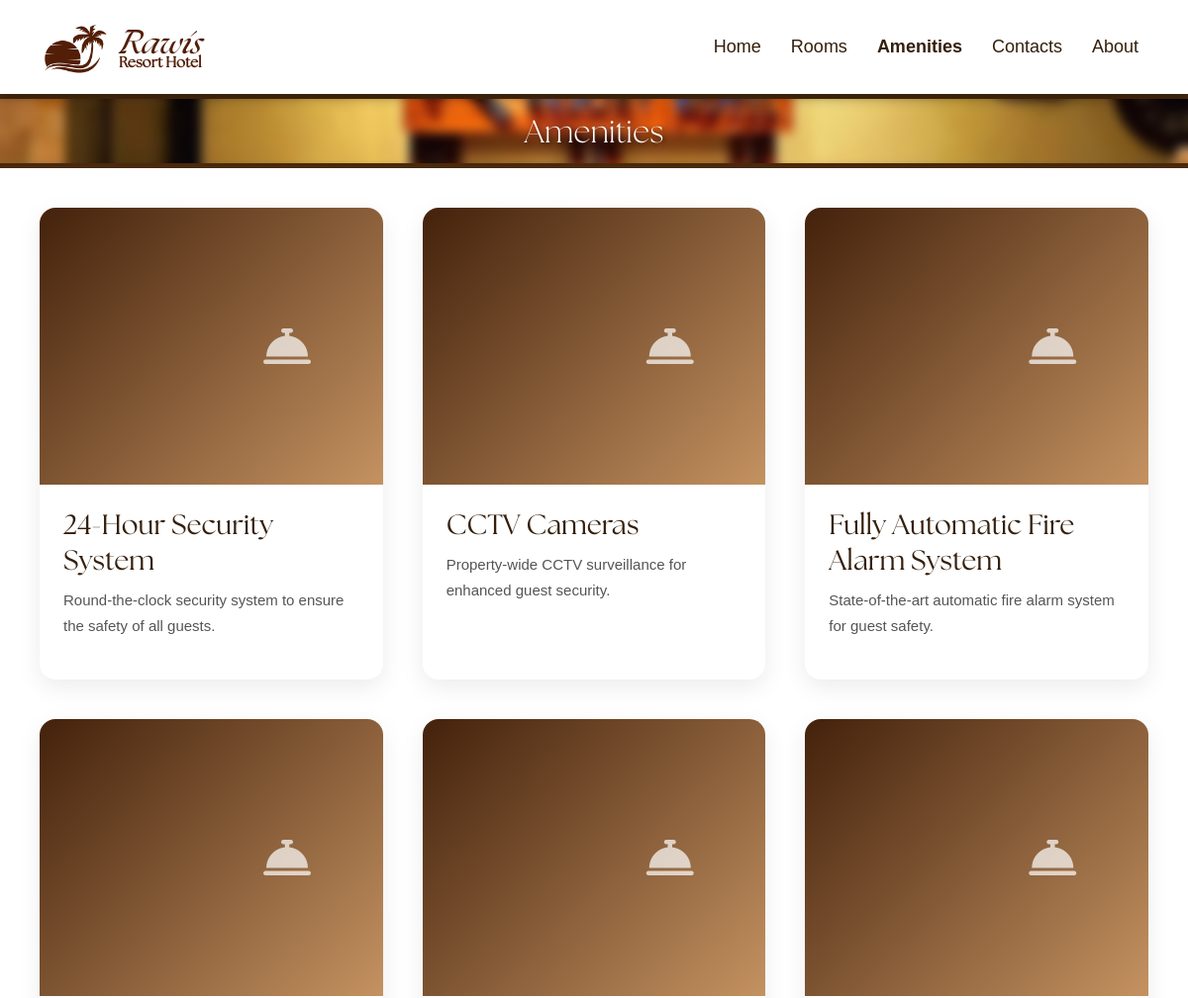
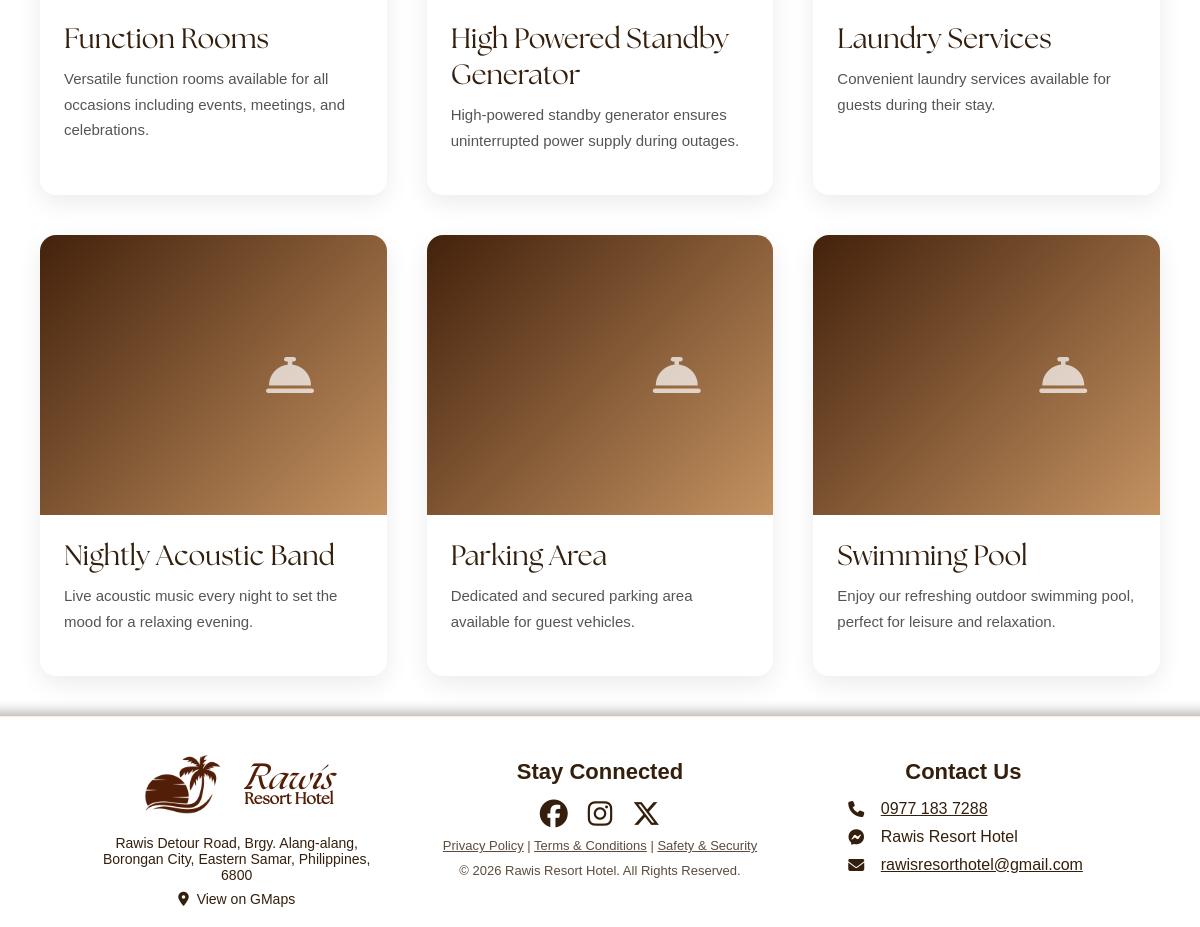
Screenshot of /amenities.php with the database file from the repository (2 pictures, top to bottom).
### tables this page shows
CREATE TABLE `amenities` (
  `amenity_id`     INT          NOT NULL AUTO_INCREMENT,
  `amenity_name`   VARCHAR(100) NOT NULL,
  `description`    TEXT         DEFAULT NULL,
  `image_path`     TEXT         DEFAULT NULL,
  `amenity_status` ENUM('Available','Unavailable') DEFAULT 'Available',
  `created_at`     TIMESTAMP    DEFAULT CURRENT_TIMESTAMP,
  PRIMARY KEY (`amenity_id`)
);

### amenities.php (the view, shortened to what this page needs)
<?php
require_once "php/config.php";
$sql = "SELECT * FROM amenities ORDER BY amenity_name ASC";
$result = $conn->query($sql);
?>
<!DOCTYPE html>
<html lang="en">
<head>
    <link rel="stylesheet" href="assets/css/base.css">
    <link rel="stylesheet" href="assets/css/header-footer.css">
    <link rel="stylesheet" href="https://cdnjs.cloudflare.com/ajax/libs/font-awesome/6.5.1/css/all.min.css">
</head>
<body class="customer-page">
    <?php require_once __DIR__ . '/php/header.php'; ?>
    <div class="page-header">
        <h1>Amenities</h1>
    </div>
    <div class="amenities-container">
        <?php if ($result->num_rows > 0): ?>
            <div class="amenities-grid">
                <?php while ($row = $result->fetch_assoc()): ?>
                    <div class="amenity-card">
                        <?php if (!empty($row['image_path'])): ?>
                            <img class="amenity-card-img"
                                 src="<?= htmlspecialchars($row['image_path']); ?>"
                                 alt="<?= htmlspecialchars($row['amenity_name']); ?>">
                        <?php else: ?>
                            <div class="amenity-card-img-placeholder">
                                <i class="fas fa-concierge-bell"></i>
                            </div>
                        <?php endif; ?>
                        <div class="amenity-card-body">
                            <h3 class="amenity-card-name"><?= htmlspecialchars($row['amenity_name']); ?></h3>
                            <p class="amenity-card-desc"><?= htmlspecialchars($row['description']); ?></p>
                        </div>
                    </div>
                <?php endwhile; ?>
            </div>
        <?php endif; ?>
    </div>
    <?php require_once __DIR__ . '/php/footer.php'; ?>
</body>
</html>

### assets/css/base.css (style rules this page uses)
html { overflow-x: hidden; --header-height: 95px; }
body { position: relative; margin: 0; min-height: 100vh; overflow-x: hidden; background-image: url('../rawis-bg2.svg'); background-size: cover; background-position: center; background-attachment: fixed; display: flex; flex-direction: column; justify-content: center; align-items: center; }
body::before { content: ""; position: absolute; top: 0; left: 0; width: 100%; height: 100%; display: block; z-index: 1; }
body > * { position: relative; z-index: 2; }
.customer-page { background-color: #ffffff; background-image: none; position: relative; width: 100%; display: flex; flex-direction: column; padding-top: var(--header-height); }
.page-header { position: relative; width: 100%; height: 75px; display: flex; align-items: center; justify-content: center; overflow: hidden; background: #000; }
.page-header::before { content: ""; position: absolute; top: 0; left: 0; right: 0; bottom: 0; background-size: cover; background-position: center; filter: blur(5px); transform: scale(1.1); z-index: 1; }
.page-header::before { background-image: url('../rooms-bg.jpg'); }
.page-header::after { content: ""; position: absolute; top: 0; bottom: 0; left: 0; right: 0; border-top: 5px solid #49290d; border-bottom: 5px solid #49290d; z-index: 3; pointer-events: none; }
.page-header h1 { position: relative; z-index: 2; color: #ffffff; font-family: 'The Seasons', serif; font-weight: 300; font-size: 32px; text-shadow: 2px 2px 4px rgba(0, 0, 0, 0.5); }
.amenities-grid { column-count: 2; column-gap: 30px; margin-bottom: 0; }

### assets/css/header-footer.css (style rules this page uses)
body { padding-top: 80px; }

### amenities.php (style rules this page uses)
.amenities-grid { display: grid; grid-template-columns: repeat(3, 1fr); gap: 40px; }
.amenities-container { max-width: 1400px; margin: 40px auto; padding: 0 40px; }
.amenity-card { background: #fff; border-radius: 16px; overflow: hidden; box-shadow: 0 8px 24px rgba(0,0,0,0.08); transition: transform 0.25s ease, box-shadow 0.25s ease; display: flex; flex-direction: column; }
.amenity-card-img-placeholder { width: 100%; height: 200px; background: linear-gradient(135deg, #43210b 0%, #e4ae76 100%); display: flex; align-items: center; justify-content: center; font-size: 48px; color: rgba(255,255,255,0.7); }
.amenity-card-img, .amenity-card-img-placeholder { height: 280px; width: 500px; }
.amenity-card-body { padding: 22px 24px 26px; flex: 1; display: flex; flex-direction: column; }
.amenity-card-name { font-family: 'The Seasons', serif; font-size: 22px; font-weight: 400; color: #341f0c; margin: 0 0 10px; }
.amenity-card-desc { font-family: Poppins, sans-serif; font-size: 14px; color: #555; line-height: 1.7; margin: 0 0 16px; flex: 1; }
.amenity-card-name { font-size: 28px; }
.amenity-card-desc { font-size: 15px; }

### rows the page displays
amenities: amenity_name "24-Hour Security System", description "Round-the-clock security system to ensure the safety of all guests."
amenities: amenity_name "CCTV Cameras", description "Property-wide CCTV surveillance for enhanced guest security."
amenities: amenity_name "Fully Automatic Fire Alarm System", description "State-of-the-art automatic fire alarm system for guest safety."
amenities: amenity_name "Function Rooms", description "Versatile function rooms available for all occasions including events, meetings, and celebrations."
amenities: amenity_name "High Powered Standby Generator", description "High-powered standby generator ensures uninterrupted power supply during outages."
amenities: amenity_name "Laundry Services", description "Convenient laundry services available for guests during their stay."
amenities: amenity_name "Nightly Acoustic Band", description "Live acoustic music every night to set the mood for a relaxing evening."
amenities: amenity_name "Parking Area", description "Dedicated and secured parking area available for guest vehicles."
amenities: amenity_name "Swimming Pool", description "Enjoy our refreshing outdoor swimming pool, perfect for leisure and relaxation."
